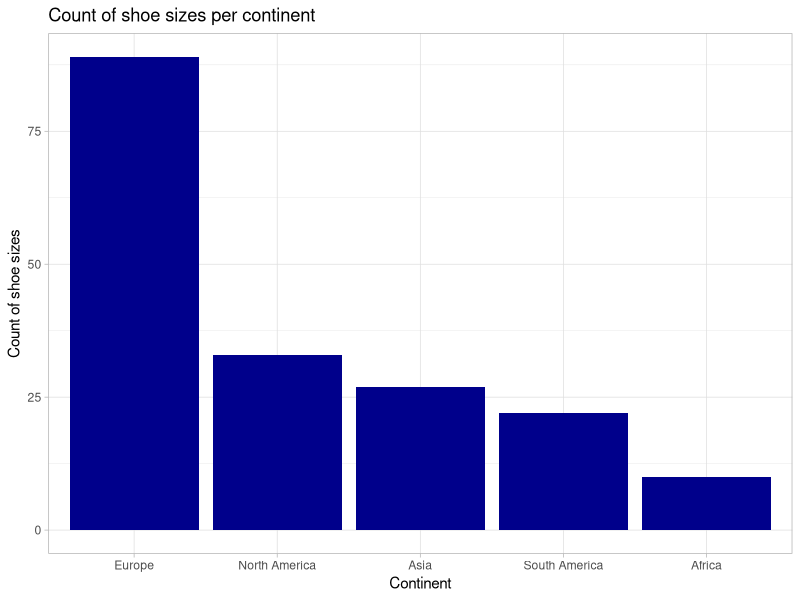
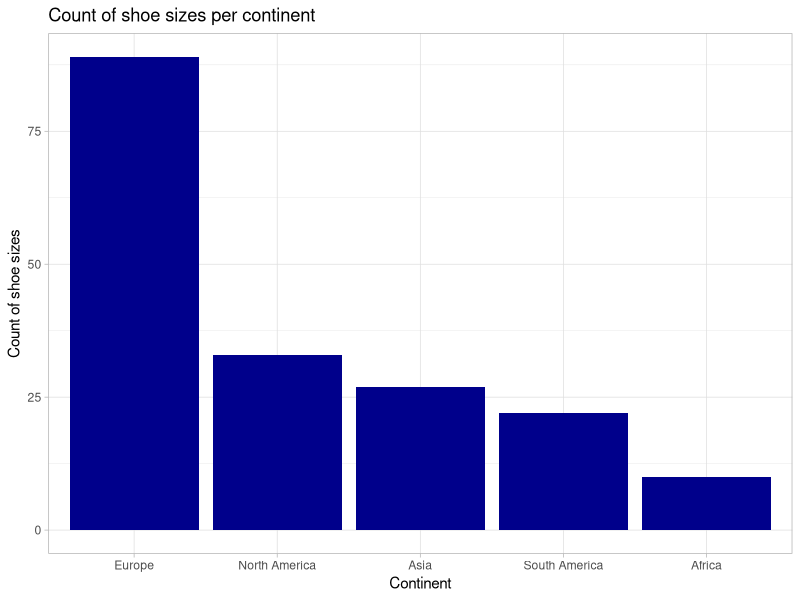

The R source for these figures, in order:
library(tidyverse)

shoe_size_by_wikepedia <- read_csv("data_foot_size.csv") |>
  na.omit() |>
  mutate(continent = fct_infreq(continent))


ggplot(data = shoe_size_by_wikepedia) + 
  aes(x = continent) + 
  labs(y =  "Count of shoe sizes",  x = "Continent") + 
  ggtitle("Count of shoe sizes per continent") + 
  theme_light() + 
  geom_bar(stat="count", fill = "darkblue")

ggsave("count_shoe_sizes_continent.pdf")

